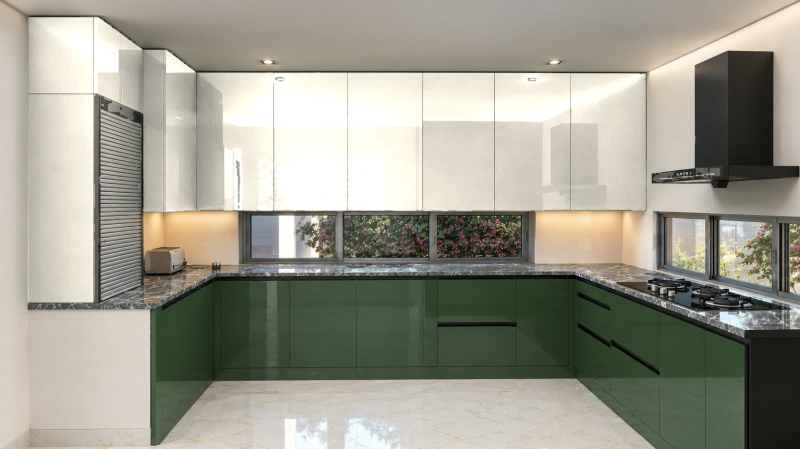
#> input picture 2-Designs/Kitchen/Kitchen option 1 - 27111 LV Ivory White - view 1.jpg, 1600 x 898 px (shown at 1/2 size); its folder holds 5 pictures in this run
$ python kitchen_bottom_options.py 'Kitchen option 1 - 27111 LV Ivory White - view 1.jpg' 'Kitchen option 1 - 27111 LV Ivory White - view 2.jpg' 'Kitchen option 2 - 27247 LV Stone - view 1.jpg'
#> lines starting #> are read from the running program, lines starting #| are printed output that depends on the picture; after the words box and inside, x2 and y2 are one past the last pixel; in counts of white or black regions, pixels touching at a corner belong together
#> in recolour, src is the input picture: PIL image 1600x898 RGB; mean R, G, B 156.4, 154.5, 141.5
"""Recolour only the TOP units (wall cabinets + tall unit) of the kitchen reference renders with Merino contrast laminates.
Bottom stays dark green (27183 LV Camouflage). Shading of the original is kept (multiply)."""
import os, sys, colorsys
import numpy as np
from PIL import Image, ImageDraw, ImageFont, ImageFilter

HERE = os.path.dirname(os.path.abspath(__file__))
IMG = sys.argv[1:3]                    # reference renders (front U view, side view)
WOOD = sys.argv[3]                     # 37380 LV Antique Walnut swatch crop
OPTIONS = [("27111 LV Ivory White", "#ebe5d6"), ("27247 LV Stone", "#b8b3ae"),
           ("37380 LV Antique Walnut", "wood"), ("27184 LV Hazel", "#dcc3ab")]
# where the base cabinets are (below the counter): per image a function y_min(x)
# top-unit region per image: (yy, xx) -> bool
LINES = [lambda yy, xx: (yy < 428) | ((xx < 292) & (yy < 605)),
         lambda yy, xx: (yy < 438)]


def mask_for(a, line):
    h, w, _ = a.shape
#> h = 898; w = 1600
    f = a / 255.0
    mx, mn = f.max(2), f.min(2)
    s = np.where(mx > 0, (mx - mn) / np.maximum(mx, 1e-6), 0)
    r, g, b = f[..., 0], f[..., 1], f[..., 2]
    green = (g > r * 1.03) & (g >= b * 0.95) & (s > 0.07) & (mx > 0.18)
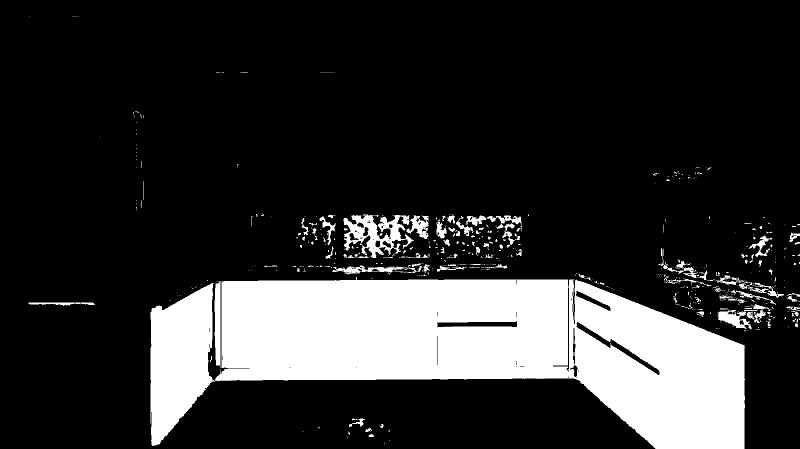
#> green: shape (898, 1600) bool (shown at 1/2 size); 18.8% white; 624 white regions (501 under 20 px), largest, box (x1, y1, x2, y2) and area: (301, 554, 1490, 898) 245881, (687, 429, 857, 516) 6686, (429, 563, 442, 736) 1802
    yy, xx = np.mgrid[0:h, 0:w]
    m = green & line(yy, xx)
#> m: shape (898, 1600) bool; 0.02% white in thin lines or dots, all inside (x1, y1, x2, y2) = (58, 33, 1423, 428)
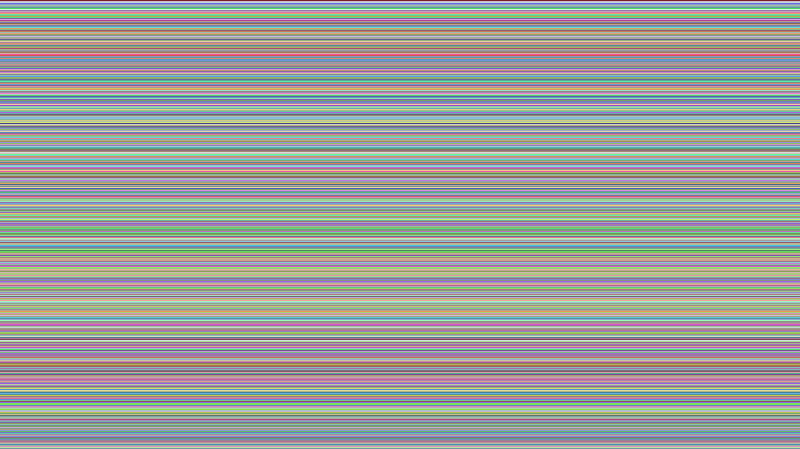
#> yy: shape (898, 1600) int64 (shown at 1/2 size); 898 distinct labels, from 0 to 897; one colour per label, 0 black
    im = Image.fromarray((m * 255).astype("uint8")).filter(ImageFilter.MaxFilter(3)).filter(ImageFilter.MinFilter(3))
    return np.array(im.filter(ImageFilter.GaussianBlur(0.8))) / 255.0


def recolour(path, line, target, wood):
    src = Image.open(path).convert("RGB"); a = np.array(src).astype(float)
    m = mask_for(a, line)
    L = a @ np.array([0.299, 0.587, 0.114])
    Lm = np.median(L[m > 0.5]) if (m > 0.5).any() else 60
#> Lm = 51.3
    shade = np.clip(L / Lm, 0.25, 2.6)[..., None]
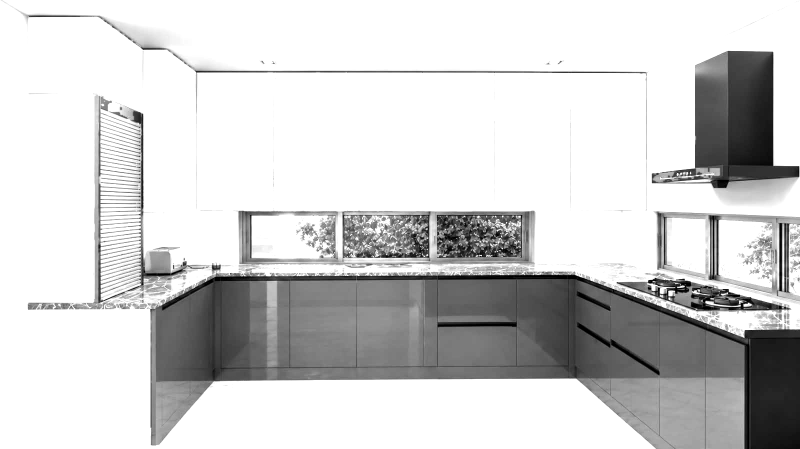
#> shade: shape (898, 1600, 1) float64 (shown at 1/2 size); min 0.25, max 2.6, mean 2.17; drawn with min black and max white
    if target == "wood":
        tex = Image.open(wood).convert("RGB")
        tw, th = tex.size
        tex = tex.crop((4, int(th * 0.27), int(tw * 0.5), int(th * 0.92))).resize((180, 360))
        tile = Image.new("RGB", src.size)
        for x in range(0, src.size[0], 180):
            for y in range(0, src.size[1], 360):
                tile.paste(tex, (x, y))
        base = np.array(tile).astype(float)
    else:
        base = np.array([int(target[i:i + 2], 16) for i in (1, 3, 5)], float)[None, None, :]
    new = np.clip(base * shade, 0, 255)
    out = a * (1 - m[..., None]) + new * m[..., None]
    return Image.fromarray(out.astype("uint8"))
#> returned value: PIL image 1600x898 RGB


def font(sz, bold=False):
    try:
        return ImageFont.truetype("C:/Windows/Fonts/segoeuib.ttf" if bold else "C:/Windows/Fonts/segoeui.ttf", sz)
    except OSError:
        return ImageFont.load_default()


sheets = []
for k, (name, tgt) in enumerate(OPTIONS):
    ims = [recolour(p, LINES[i], tgt, WOOD) for i, p in enumerate(IMG)]
#> call 2 of recolour, with target = '#ebe5d6'
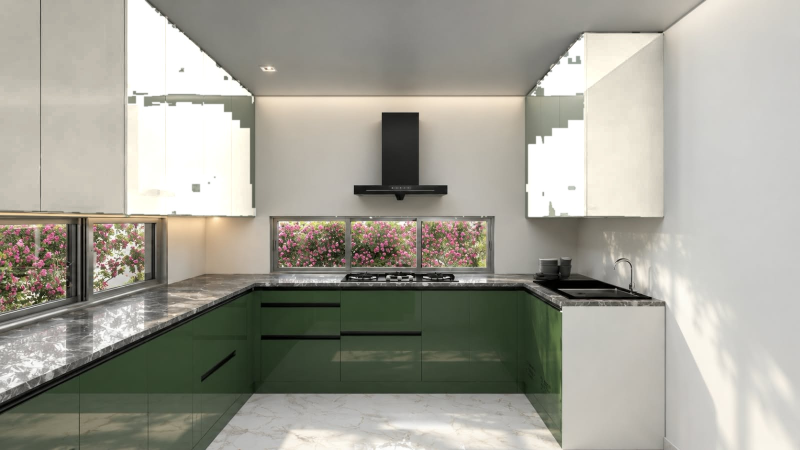
#> input picture 2-Designs/Kitchen/Kitchen option 1 - 27111 LV Ivory White - view 2.jpg, 1600 x 900 px (shown at 1/2 size)
#> in recolour, src is the input picture: PIL image 1600x900 RGB; mean R, G, B 162.2, 160.5, 150.2
#> in mask_for (call 2), `s = np.where(mx > 0, (mx - mn) / np.maximum(mx, 1e-6), 0)`:
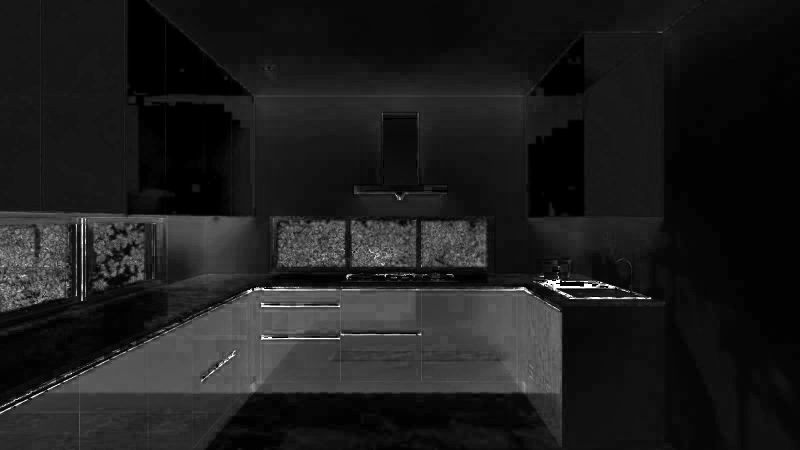
#> s: shape (900, 1600) float64 (shown at 1/2 size); min 0, max 1, mean 0.114
#> in mask_for (call 2), `green = (g > r * 1.03) & (g >= b * 0.95) & (s > 0.07) & (mx > 0.18)`: green: shape (900, 1600) bool; 14.5% white; 510 white regions (387 under 20 px), largest, box (x1, y1, x2, y2) and area: (0, 581, 1126, 900) 196607, (69, 548, 107, 608) 580, (73, 483, 121, 517) 525
#> in mask_for (call 2), `m = green & line(yy, xx)`: m: shape (900, 1600) bool; 0.02% white in thin lines or dots, all inside (x1, y1, x2, y2) = (289, 8, 1278, 438)
#> in mask_for (call 2), `m = green & line(yy, xx)`:
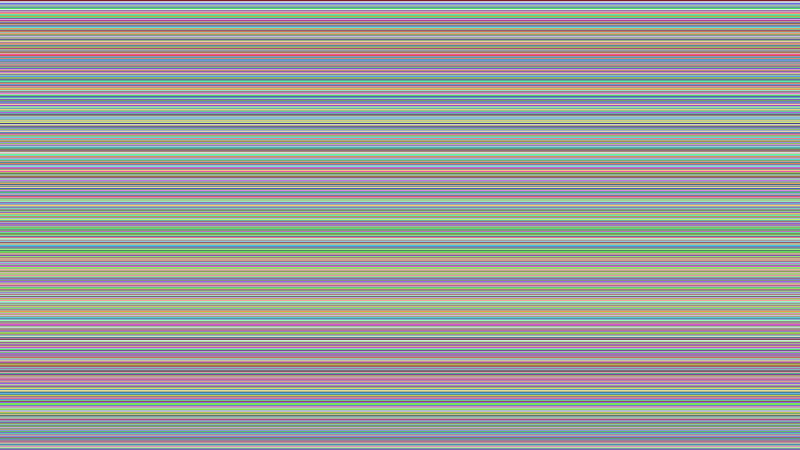
#> yy: shape (900, 1600) int64 (shown at 1/2 size); 900 distinct labels, from 0 to 899; one colour per label, 0 black
#> in recolour (call 2), `Lm = np.median(L[m > 0.5]) if (m > 0.5).any() else 60`: Lm = 101.1
#> in recolour (call 2), `new = np.clip(base * shade, 0, 255)`:
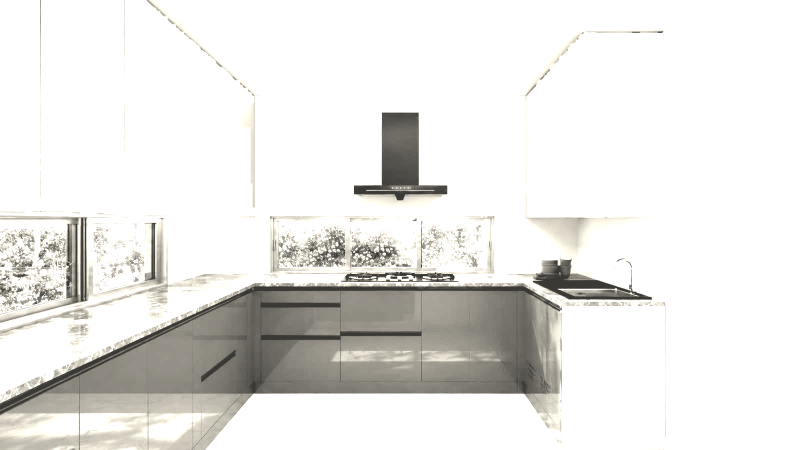
#> new: shape (900, 1600, 3) float64 (shown at 1/2 size); mean of channels 0, 1, 2 232, 231.1, 228.5; drawn as R, G, B
#> ims = 2 items
    for i, im in enumerate(ims):
        im.save(os.path.join(HERE, f"Kitchen option {k + 1} - {name} - view {i + 1}.jpg"), quality=92)
#> this loop made 2 passes
    sheets.append((name, tgt, ims))

# comparison board: 4 options x 2 views
W, H = 3508, 2480
#> W = 3508; H = 2480
bd = Image.new("RGB", (W, H), (250, 247, 242)); d = ImageDraw.Draw(bd)
d.rectangle([0, 0, W, 170], fill=(31, 26, 23))
d.text((80, 35), "ASTRA INTERIORS", font=font(60, True), fill=(169, 131, 74))
d.text((W - 80, 40), "Mr. Manoker – Kitchen: TOP unit colour options", font=font(60, True), fill=(255, 255, 255), anchor="ra")
d.text((W - 80, 118), "Bottom: 27183 LV Camouflage (green)  ·  Top: Merino contrast colour", font=font(32), fill=(220, 210, 195), anchor="ra")
cw, chh = (W - 160 - 60) // 2, 0
#> cw = 1644; chh = 0
for k, (name, tgt, ims) in enumerate(sheets):
    col, row = k % 2, k // 2
    x0 = 80 + col * (cw + 60); y0 = 210 + row * 1110
    a_ = ims[0].copy(); a_.thumbnail((cw, 900)); bd.paste(a_, (x0, y0 + 70))
    sw = "#6b5340" if tgt == "wood" else tgt
    d.rectangle([x0, y0, x0 + 60, y0 + 55], fill=sw, outline=(60, 60, 60), width=2)
    d.text((x0 + 80, y0 + 2), f"Option {k + 1}: {name}", font=font(44, True), fill=(31, 26, 23))
d.text((80, H - 70), "Colours shown on the reference image for comparison – check the real Merino sample before final. LV = Luvih matte finish.", font=font(30), fill=(110, 104, 98))
bd.save(os.path.join(HERE, "Kitchen - TOP colour options (Merino).jpg"), quality=92)
print("done")
